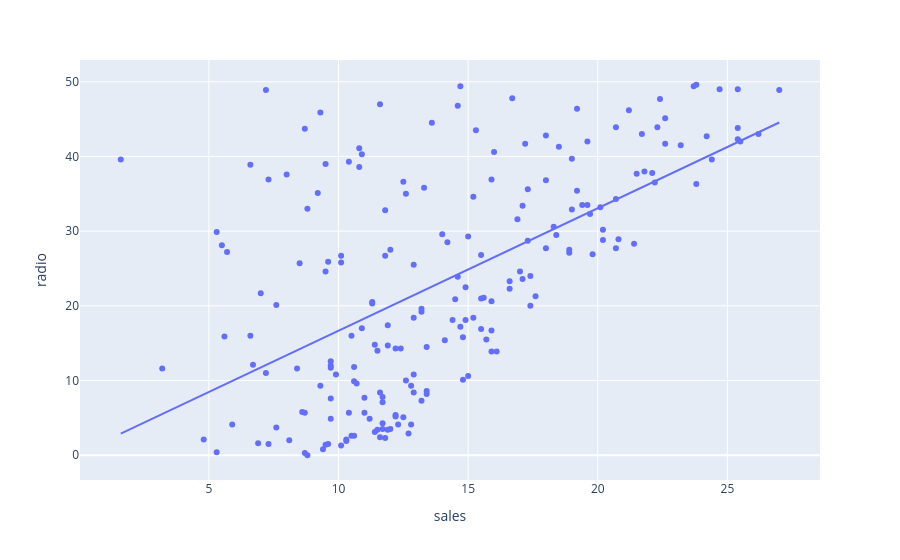

Notebook code cell kept with this figure:
### Code cell
# Radio
figure = px.scatter(data_frame = data, x="sales",
                    y="radio", trendline="ols")
figure.show()

### Figure 1 — Plotly figure (JSON) as saved in the notebook; plotly's stock layout.template omitted (floating-point values rounded to 4 significant figures; data arrays with more than 128 entries replaced by an {"elided": "..."} marker saying what was removed)
{"data": [{"hovertemplate": "sales=%{x}<br>radio=%{y}<extra></extra>", "legendgroup": "", "marker": {"color": "#636efa", "symbol": "circle"}, "mode": "markers", "name": "", "orientation": "v", "showlegend": false, "type": "scatter", "x": {"elided": "200 float values"}, "xaxis": "x", "y": {"elided": "200 float values"}, "yaxis": "y"}, {"hovertemplate": "<b>OLS trendline</b><br>radio = 1.6397 * sales + 0.271298<br>R<sup>2</sup>=0.332032<br><br>sales=%{x}<br>radio=%{y} <b>(trend)</b><extra></extra>", "legendgroup": "", "marker": {"color": "#636efa", "symbol": "circle"}, "mode": "lines", "name": "", "showlegend": false, "type": "scatter", "x": {"elided": "200 float values"}, "xaxis": "x", "y": {"elided": "200 float values"}, "yaxis": "y"}], "layout": {"legend": {"tracegroupgap": 0}, "margin": {"t": 60}, "xaxis": {"anchor": "y", "domain": [0, 1], "title": {"text": "sales"}}, "yaxis": {"anchor": "x", "domain": [0, 1], "title": {"text": "radio"}}}}
